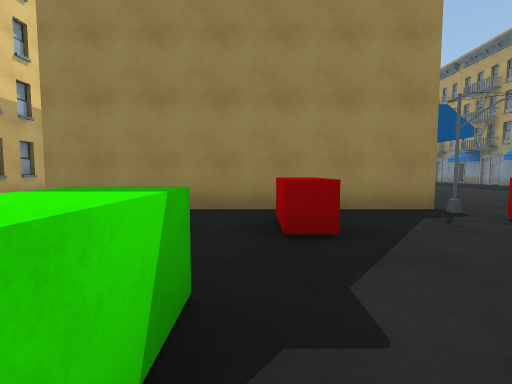
[1] (above)

24 first-person views from a walk through a 3-D level made in the Unity game engine. The camera is 1.2 m above the floor, tilts 4° down and sees 85° across. The floor is counted in squares, 2 m on a side. Each view is taken from the middle of a square. On the plan, view 1 faces up. The plan holds only what a view shows up to about 9 squares ahead; the rest is blank. The place goes on beyond the plan. Some surface patterns are stand-ins.

[2]
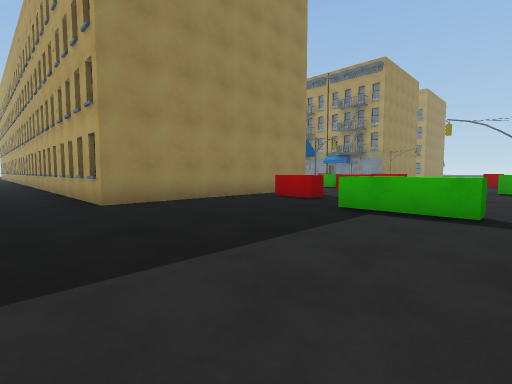

[3]
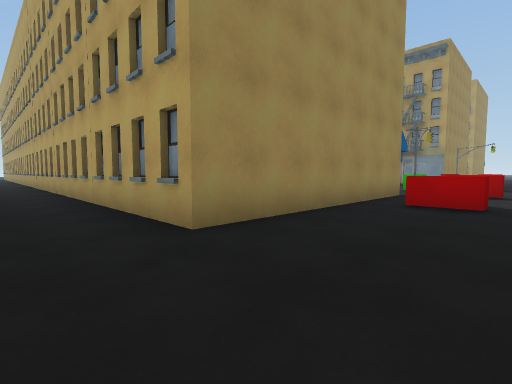

[4]
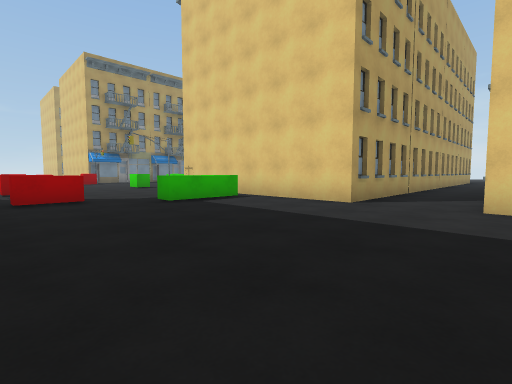

[5]
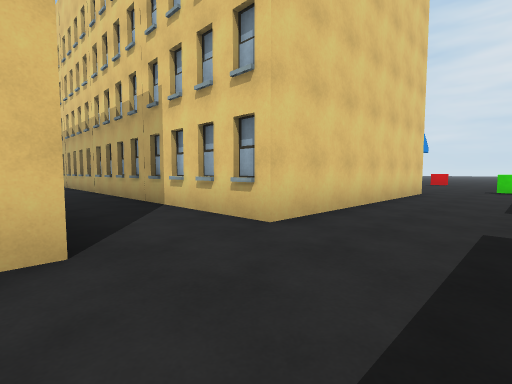

[6]
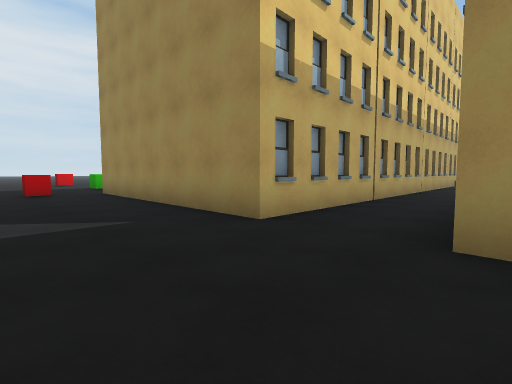

[7]
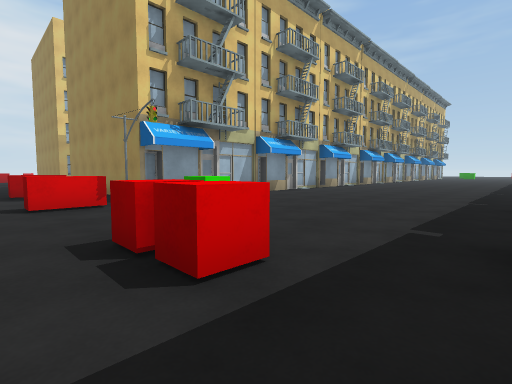

[8]
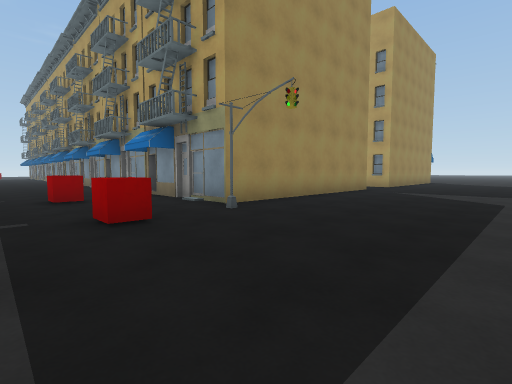

[9]
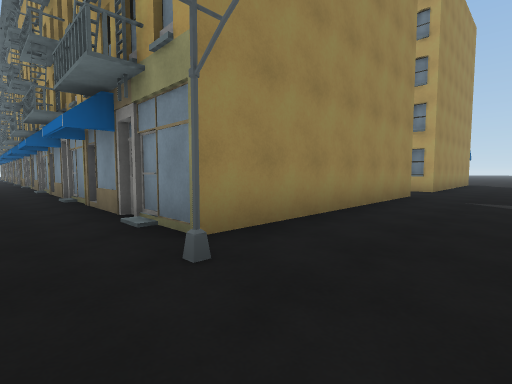

[10]
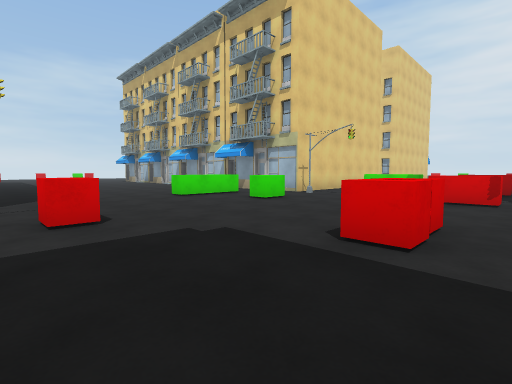

[11]
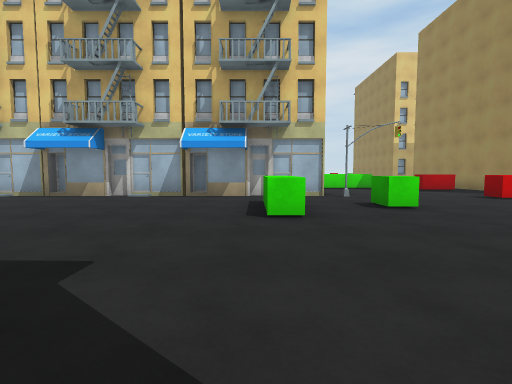

[12]
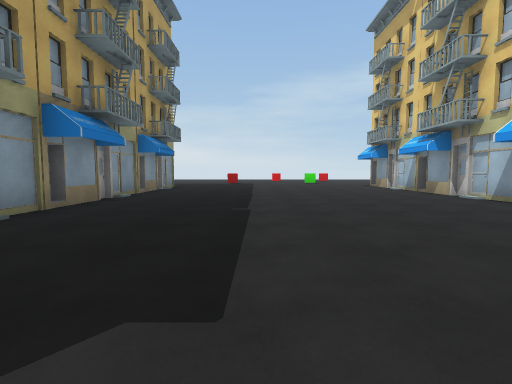

[13]
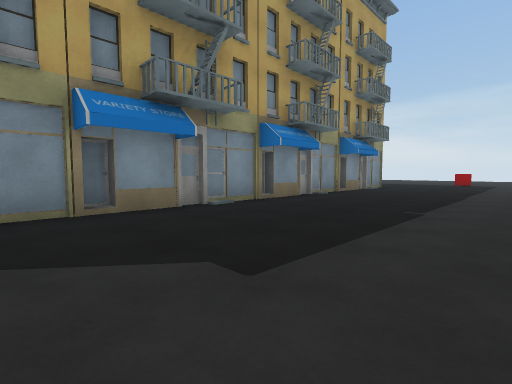

[14]
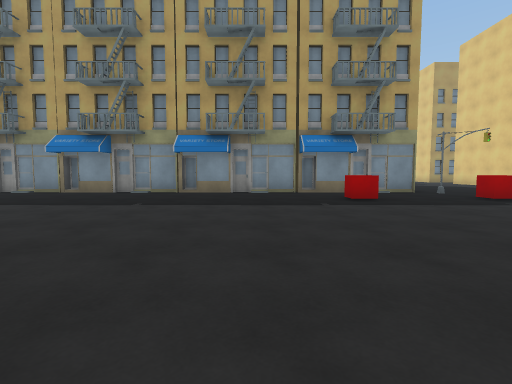

[15]
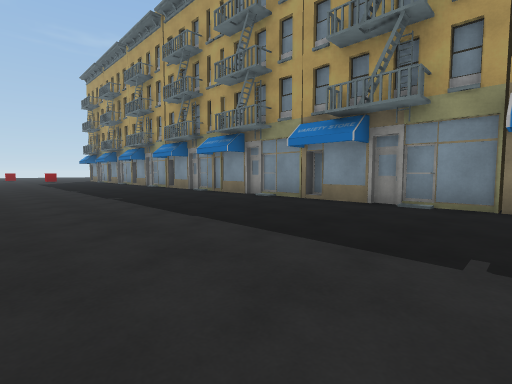

[16]
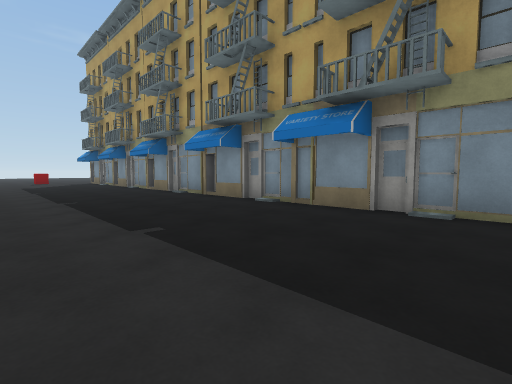

[17]
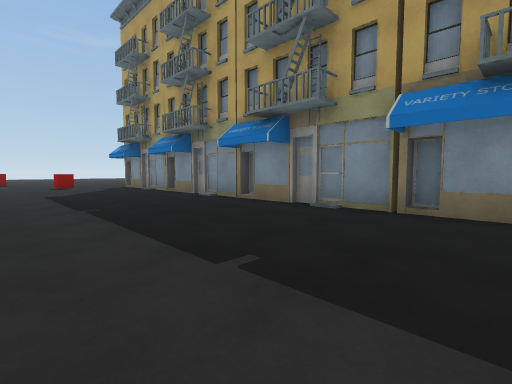

[18]
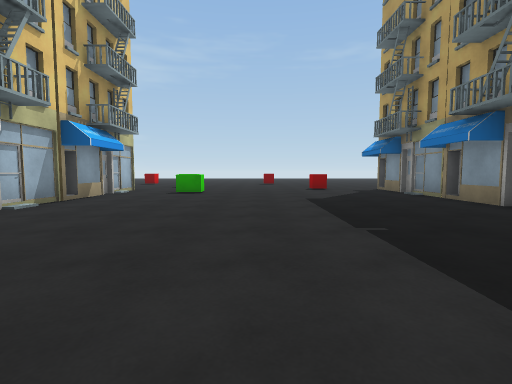

[19]
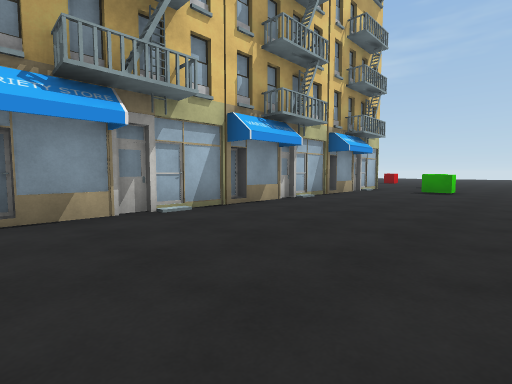

[20]
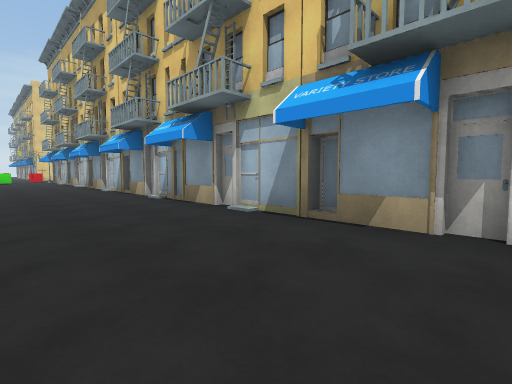

[21]
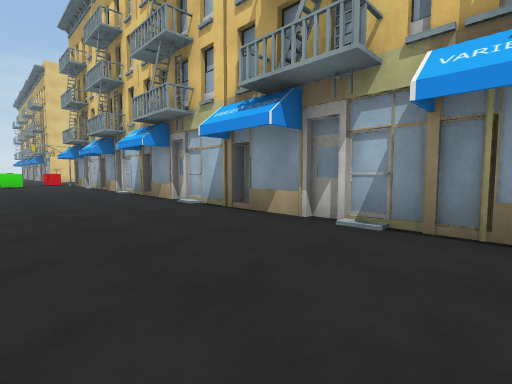

[22]
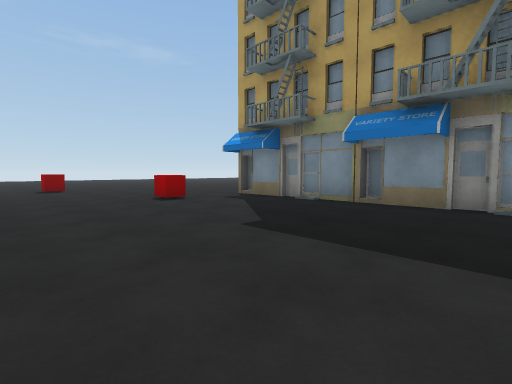

[23]
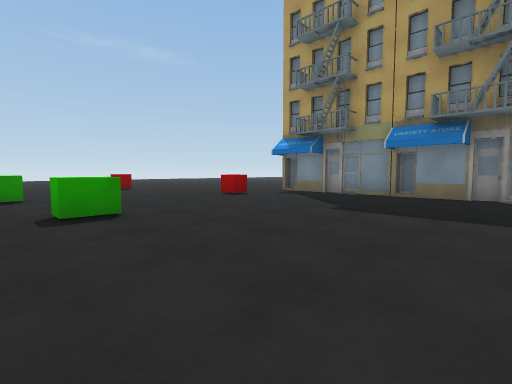

[24]
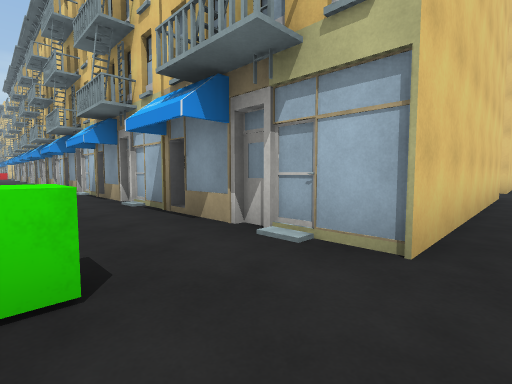

### Floor plan
Key: @ floor where view 1 was taken; # wall or solid block; . floor; ^ raised ledge; B building; G green block; R red block; C red cube.
Columns run from 8 left of view 1 to 21 right of it. Each row starts with its distance up from view 1.
 33     .............C..#
 32  #B..B######........#
 31            #.G......#
 30            #........#
 29            #........#
 28            #........#     B
 27            #........#     B
 26            #........#
 25            #........#
 24            #........#
 23           ##........#
 22           #.........#
 21      B     .........#
 20      B     .........#
 19           ##........#
 18            #........#
 17      B     .........#
 16      B     #........#
 15            #........#     B
 14            #........#     B
 13     .#     #........#
 12   #..B     .........#
 11   #..#     .........#
 10   #B.#     .........#
  9   #B.B     #........#
  8   #..#     #.....C..#
  7   #..#     #........#       B
  6  ##..##    #.......B#       #
  5 ##B..B######.G...C............
  4 ..............................
  3 ........R..R...CC...........
  2 ............................
  1 .......^..................
  0 .......^@........C.
 -1 .............G.....B
 -2   #..#     #.......
 -3   #B.#     ..^^.....#
 -4   #B.B    ##........#
 -5   B..#    ##........#
 -6   #..#     #........#
 -7   #..      #........#
 -8   #.       .........#
 -9   #B       .........#     B
-10    B B     .........#     B
-11    B B     #........B

Positions as (right, up) in squares from view 1, and headings:
1: (0, 0), facing up
2: (-5, -1), facing up-right
3: (-5, 2), facing up-right
4: (-6, 4), facing down-right
5: (-3, 1), facing down-left
6: (-3, 2), facing up-left
7: (9, 2), facing up-left
8: (8, 1), facing up-right
9: (10, 3), facing up-right
10: (10, 4), facing down-left
11: (10, -3), facing left
12: (8, -3), facing down
13: (7, -3), facing down-right
14: (3, 10), facing right
15: (6, 12), facing up-right
16: (7, 16), facing up-right
17: (7, 21), facing up-right
18: (7, 23), facing up
19: (7, 22), facing up-left
20: (6, 24), facing down-left
21: (6, 19), facing down-left
22: (6, 27), facing up-right
23: (4, 27), facing up-right
24: (5, 33), facing down-left
